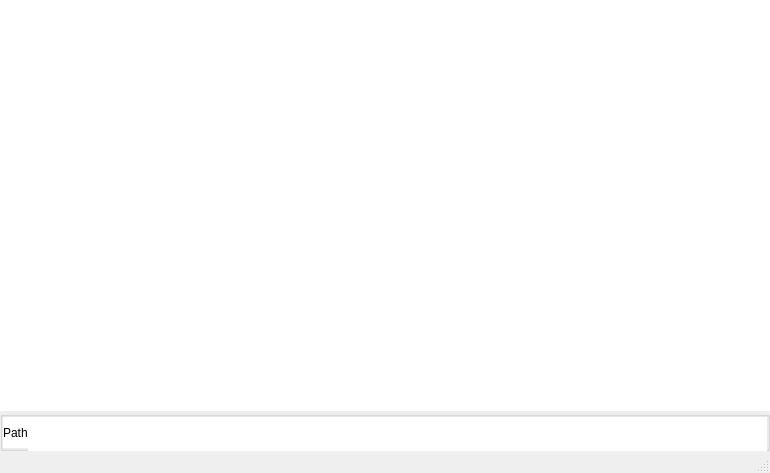
<?xml version="1.0" encoding="UTF-8"?>
<ui version="4.0">
 <class>MainWindow</class>
 <widget class="QMainWindow" name="MainWindow">
  <property name="geometry">
   <rect>
    <x>0</x>
    <y>0</y>
    <width>770</width>
    <height>473</height>
   </rect>
  </property>
  <property name="sizePolicy">
   <sizepolicy hsizetype="Expanding" vsizetype="Expanding">
    <horstretch>0</horstretch>
    <verstretch>0</verstretch>
   </sizepolicy>
  </property>
  <property name="windowTitle">
   <string>Console</string>
  </property>
  <property name="windowIcon">
   <iconset>
    <normaloff>figs/console.png</normaloff>figs/console.png</iconset>
  </property>
  <widget class="QWidget" name="centralwidget">
   <layout class="QVBoxLayout" name="main_layout">
    <property name="spacing">
     <number>0</number>
    </property>
    <property name="leftMargin">
     <number>0</number>
    </property>
    <property name="topMargin">
     <number>0</number>
    </property>
    <property name="rightMargin">
     <number>0</number>
    </property>
    <property name="bottomMargin">
     <number>0</number>
    </property>
    <item>
     <layout class="QVBoxLayout" name="container">
      <property name="spacing">
       <number>0</number>
      </property>
      <item>
       <widget class="QPlainTextEdit" name="console_output">
        <property name="styleSheet">
         <string notr="true">QPlainTextEdit {
	border: none;
}</string>
        </property>
        <property name="readOnly">
         <bool>true</bool>
        </property>
       </widget>
      </item>
      <item>
       <widget class="QGroupBox" name="groupBox">
        <property name="sizePolicy">
         <sizepolicy hsizetype="Expanding" vsizetype="Expanding">
          <horstretch>0</horstretch>
          <verstretch>0</verstretch>
         </sizepolicy>
        </property>
        <property name="minimumSize">
         <size>
          <width>0</width>
          <height>40</height>
         </size>
        </property>
        <property name="maximumSize">
         <size>
          <width>16777215</width>
          <height>40</height>
         </size>
        </property>
        <property name="styleSheet">
         <string notr="true">QGrouBox {
	background-color: white;
}</string>
        </property>
        <property name="title">
         <string/>
        </property>
        <layout class="QHBoxLayout" name="horizontalLayout">
         <property name="spacing">
          <number>0</number>
         </property>
         <property name="leftMargin">
          <number>0</number>
         </property>
         <property name="topMargin">
          <number>0</number>
         </property>
         <property name="rightMargin">
          <number>0</number>
         </property>
         <property name="bottomMargin">
          <number>0</number>
         </property>
         <item>
          <widget class="QLabel" name="currant_path">
           <property name="styleSheet">
            <string notr="true">QLabel {
	background-color: white;
}</string>
           </property>
           <property name="text">
            <string>Path</string>
           </property>
          </widget>
         </item>
         <item>
          <widget class="QLineEdit" name="console_input">
           <property name="sizePolicy">
            <sizepolicy hsizetype="Expanding" vsizetype="Expanding">
             <horstretch>0</horstretch>
             <verstretch>0</verstretch>
            </sizepolicy>
           </property>
           <property name="minimumSize">
            <size>
             <width>0</width>
             <height>40</height>
            </size>
           </property>
           <property name="maximumSize">
            <size>
             <width>16777215</width>
             <height>40</height>
            </size>
           </property>
           <property name="styleSheet">
            <string notr="true">QLineEdit {
	border: none;
}</string>
           </property>
          </widget>
         </item>
        </layout>
       </widget>
      </item>
     </layout>
    </item>
   </layout>
  </widget>
  <widget class="QMenuBar" name="menubar">
   <property name="geometry">
    <rect>
     <x>0</x>
     <y>0</y>
     <width>770</width>
     <height>22</height>
    </rect>
   </property>
  </widget>
  <widget class="QStatusBar" name="statusbar"/>
 </widget>
 <resources/>
 <connections/>
</ui>
